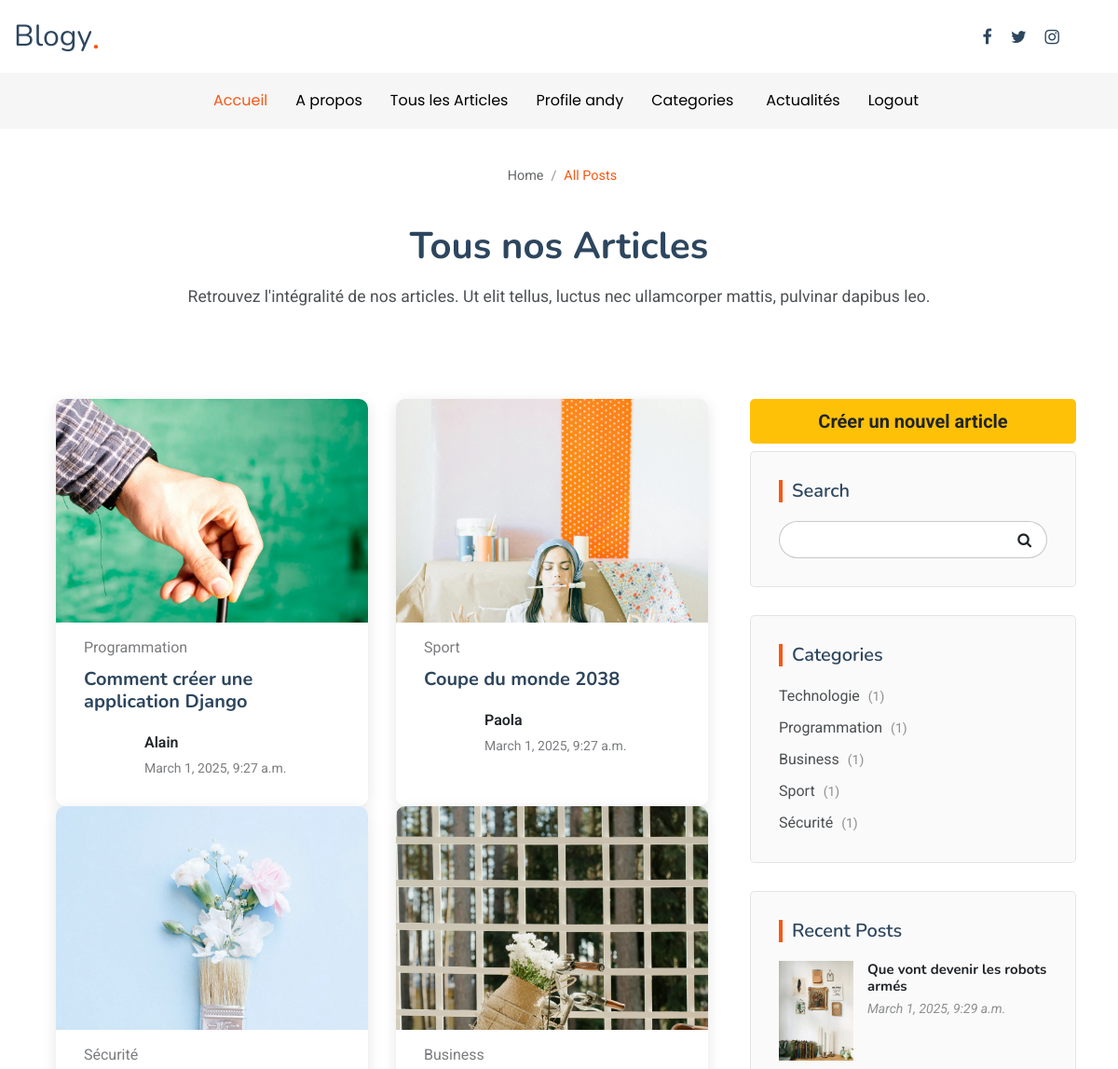
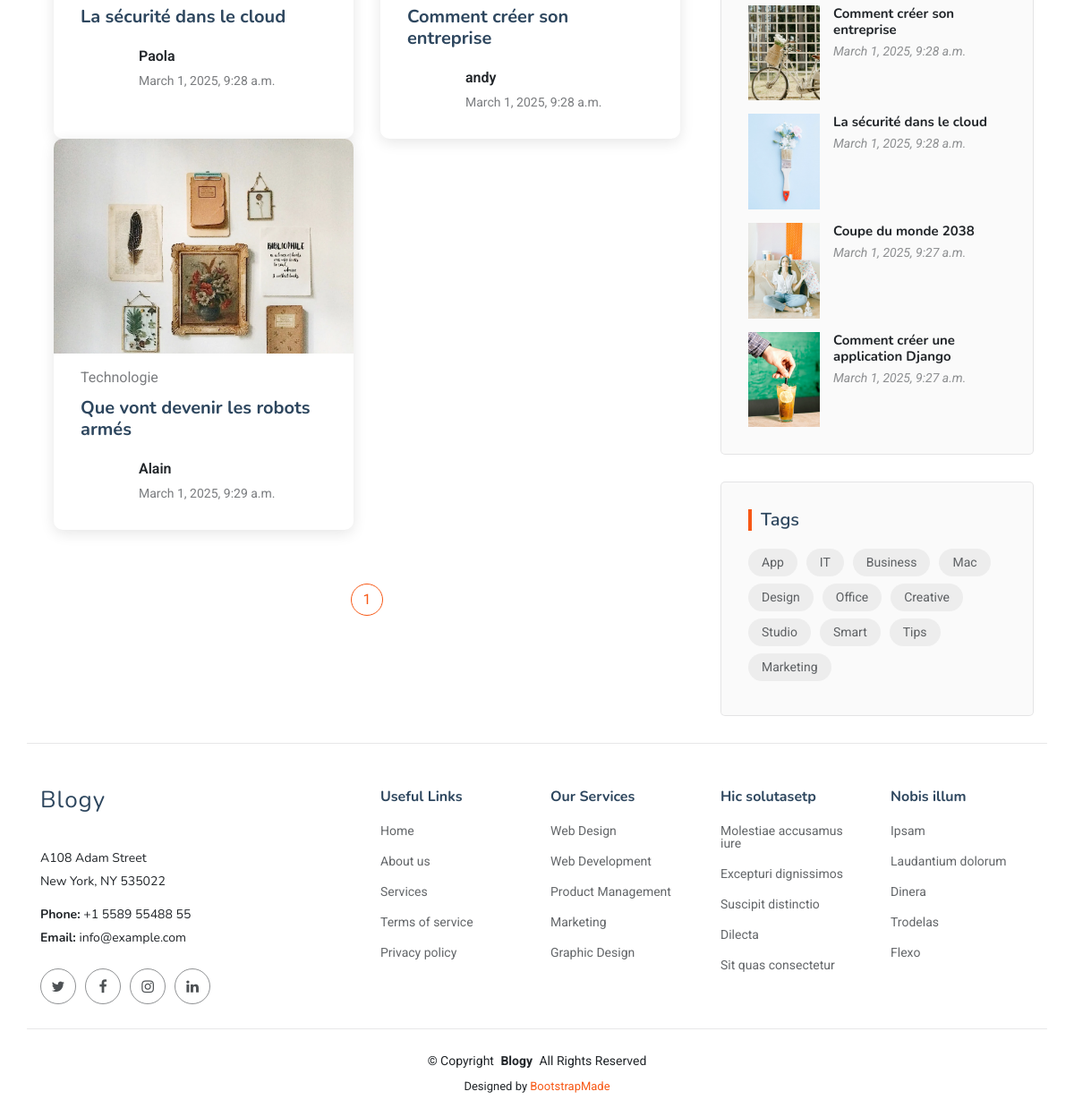
The page /posts/ (signed in) on the database its author committed (2 pictures, top to bottom).
### articles/models.py (models this page shows, shortened)
class Article(models.Model):
    titre = models.CharField(max_length=255)
    contenu = models.TextField(null=True)
    date_publication = models.DateTimeField(auto_now_add=True)
    categorie = models.ForeignKey('Categorie',related_name='articles', on_delete=models.CASCADE)
    auteur = models.ForeignKey(User, on_delete = models.CASCADE)
    likes = models.ManyToManyField(User, related_name = 'liked_articles', blank=True)
    favoris = models.ManyToManyField(User, related_name = 'favorite_articles', blank=True)
    image = models.ImageField(upload_to='articles_images/', blank=True, null=True )

class Categorie(models.Model):
    nom = models.CharField(max_length=100)

### articles/views.py (the view)
# urls.py: path('posts/', ArticleListView.as_view(), name='posts'),
class ArticleListView(ListView):
    model = Article # select * from post
    template_name = 'all_posts.html'
    context_object_name = "posts" # clé à utiliser dans le template
    paginate_by = 6
    def get_context_data(self, **kwargs):
        context = super().get_context_data(**kwargs)
        context["categories"] = Categorie.objects.all()  # Récupérer toutes les catégories
        context["recent_posts"] = Article.objects.order_by('-date_publication')[:5]  # Derniers articles
        return context

### articles/context_processors.py (called while the page is built)
def categories(request):
    all_categories = Categorie.objects.all()
    return {'categories': all_categories}

### articles/templates/all_posts.html (shortened to what this page needs)
{% extends 'base.html' %}
{% load static %}
{% block content %}
    <div class="page-title position-relative">
        <div class="breadcrumbs">
            <nav aria-label="breadcrumb">
              <ol class="breadcrumb">
                <li class="breadcrumb-item"><a href="{% url 'home' %}"> Home</a></li>
                <li class="breadcrumb-item active current">All Posts</li>
              </ol>
            </nav>
        </div>
          <div class="title-wrapper">
            <h1>Tous nos Articles</h1>
            <p>Retrouvez l'intégralité de nos articles. Ut elit tellus, luctus nec ullamcorper mattis, pulvinar dapibus leo.</p>
          </div>
        </div>
        <div class="container">
          <div class="row">
            <div class="col-lg-8">
              <section id="category-postst" class="category-postst section">
                <div class="container" data-aos="fade-up" data-aos-delay="100">
                  <div class="row gy-4">
                    {% for post in posts %}
                    <div class="col-lg-6">
                      <article>
                        <div class="post-img">
                          <img src="{{ post.image.url }}" alt="" class="img-fluid">
                        </div>
                        <p class="post-category">{{ post.categorie.nom}}</p>
                        <h2 class="title">
                          <a href="{% url 'post_detail' 'article' post.id %}">{{ post.titre }}</a>
                        </h2>
                        <div class="d-flex align-items-center">
                          <div class="post-meta">
                            <p class="post-author">{{ post.auteur.username }}</p>
                            <p class="post-date">
                              <time datetime="{{ post.date_publication }}">{{ post.date_publication }}</time>
                            </p>
                          </div>
                        </div>
                      </article>
                    </div>
                    {% empty %}
                    <p>Aucun article disponible dans cette catégorie.</p>
                    {% endfor %}
                  </div>
                </div>
              </section>
                <section id="pagination-2" class="pagination-2 section">
                    <div class="container">
                    <div class="d-flex justify-content-center">
                        <ul class="pagination">
                        {% for num in page_obj.paginator.page_range %}
                            {% if page_obj.number == num %}
                            <li class="active"><a href="?page={{ num }}">{{ num }}</a></li>
                            {% elif num > page_obj.number|add:"-3" and num < page_obj.number|add:"3" %}
                            <li><a href="?page={{ num }}">{{ num }}</a></li>
                            {% endif %}
                        {% endfor %}
                        </ul>
                    </div>
                    </div>
                </section>
            </div>
            <div class="col-lg-4 sidebar">
              <div class="widgets-container" data-aos="fade-up" data-aos-delay="200">
                <div>
                    <a href="{% url 'create_post' %}" class="btn-lg btn btn-warning w-100 mb-2 font-weight-bold"
                    >Créer un nouvel article</a>
                </div>
                <div class="search-widget widget-item">
                  <h3 class="widget-title">Search</h3>
                  <form action="">
                    <input type="text">
                    <button type="submit" title="Search"></button>
                  </form>
                </div>
                <div class="categories-widget widget-item">
                  <h3 class="widget-title">Categories</h3>
                  <ul class="mt-3">
                    {% for cat in categories %}
                    <li><a href="{% url 'category' cat.nom %}">{{ cat.nom }} <span>({{ cat.articles.count }})</span></a></li>
                    {% endfor %}
                 </ul>
                </div>
                <div class="recent-posts-widget widget-item">
                  <h3 class="widget-title">Recent Posts</h3>
                  {% for recent in recent_posts %}
                  <div class="post-item">
                    <img src="{{ recent.image.url }}" alt="" class="flex-shrink-0">
                    <div>
                      <h4><a href="{% url 'post_detail' 'article' recent.id %}">{{ recent.titre }}</a></h4>
                      <time datetime="{{ recent.date_publication }}">{{ recent.date_publication }}</time>
                    </div>
                  </div>
                  {% endfor %}
                </div>
                <div class="tags-widget widget-item">
                  <h3 class="widget-title">Tags</h3>
                  <ul>
                    <li><a href="#">App</a></li>
                    <li><a href="#">IT</a></li>
                    <li><a href="#">Business</a></li>
                    <li><a href="#">Mac</a></li>
                    <li><a href="#">Design</a></li>
                    <li><a href="#">Office</a></li>
                    <li><a href="#">Creative</a></li>
                    <li><a href="#">Studio</a></li>
                    <li><a href="#">Smart</a></li>
                    <li><a href="#">Tips</a></li>
                    <li><a href="#">Marketing</a></li>
                  </ul>
                </div>
              </div>
            </div>
          </div>
        </div>
{% endblock%}

### articles/templates/navbar.html (shortened to what this page needs)
<header id="header" class="header position-relative">
    <div class="container-fluid container-xl position-relative">
      <div class="top-row d-flex align-items-center justify-content-between">
        <a href="{% url 'home' %}" class="logo d-flex align-items-end">
          <h1 class="sitename">Blogy</h1><span>.</span>
        </a>
        <div class="d-flex align-items-center">
          <div class="social-links">
            <a href="#" class="facebook"><i class="fa fa-facebook"></i></a>
            <a href="#" class="twitter"><i class="fa fa-twitter"></i></a>
            <a href="#" class="instagram"><i class="fa fa-instagram"></i></a>
          </div>
        </div>
      </div>
    </div>
    <div class="nav-wrap">
      <div class="container d-flex justify-content-center position-relative">
        <nav id="navmenu" class="navmenu">
          <ul>
            <li><a href="{% url 'home' %}" class="active">Accueil</a></li>
            <li><a href="{% url 'about' %}">A propos</a></li>
            {% if user.is_authenticated %}
            <li><a href="{% url 'posts' %}">Tous les Articles</a></li>
            <li><a href="">Profile {{user.username}}</a></li>
            <li class="dropdown"><a href="#"><span>Categories</span> </a>
            </li>
            <li><a href="{%url 'news' %}">Actualités</a></li>
            <li><a href="{%url 'logout' %}">Logout</a></li>
            {% else %}
            <li><a href="{%url 'login' %}">Login</a></li>
            <li><a href="{%url 'register' %}">Register</a></li>
            {% endif %}
          </ul>
        </nav>
      </div>
    </div>
  </header>

### rows shown on the page
Article: image (picture), categorie.nom "Programmation", titre "Comment créer une application Django", auteur.username "Alain", date_publication "March 1, 2025, 9:27 a.m."
Article: image (picture), categorie.nom "Sport", titre "Coupe du monde 2038", auteur.username "Paola", date_publication "March 1, 2025, 9:27 a.m."
Article: image (picture), categorie.nom "Sécurité", titre "La sécurité dans le cloud", auteur.username "Paola", date_publication "March 1, 2025, 9:28 a.m."
Article: image (picture), categorie.nom "Business", titre "Comment créer son entreprise", auteur.username "andy", date_publication "March 1, 2025, 9:28 a.m."
Article: image (picture), categorie.nom "Technologie", titre "Que vont devenir les robots armés", auteur.username "Alain", date_publication "March 1, 2025, 9:29 a.m."
Categorie: nom "Technologie", articles.count "1"
Categorie: nom "Programmation", articles.count "1"
Categorie: nom "Business", articles.count "1"
Categorie: nom "Sport", articles.count "1"
Categorie: nom "Sécurité", articles.count "1"

### other values the page prints
{{ user.username }} "andy"
{{ num }} "1"
